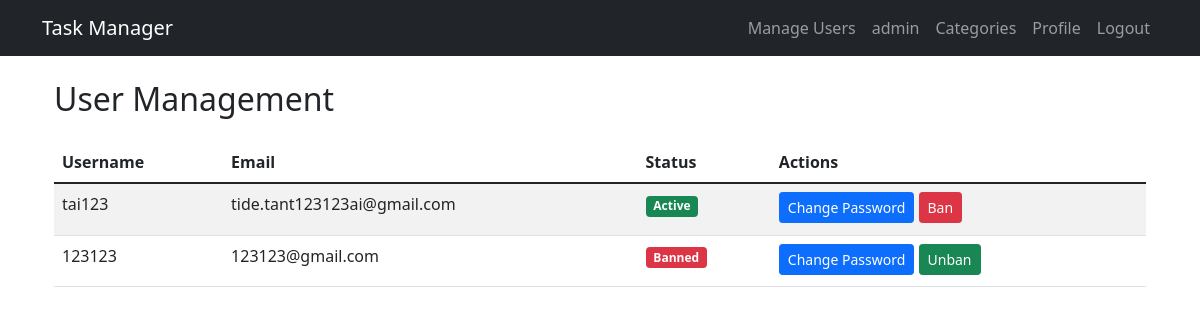
Before: /admin/users (signed in) with the older database file.
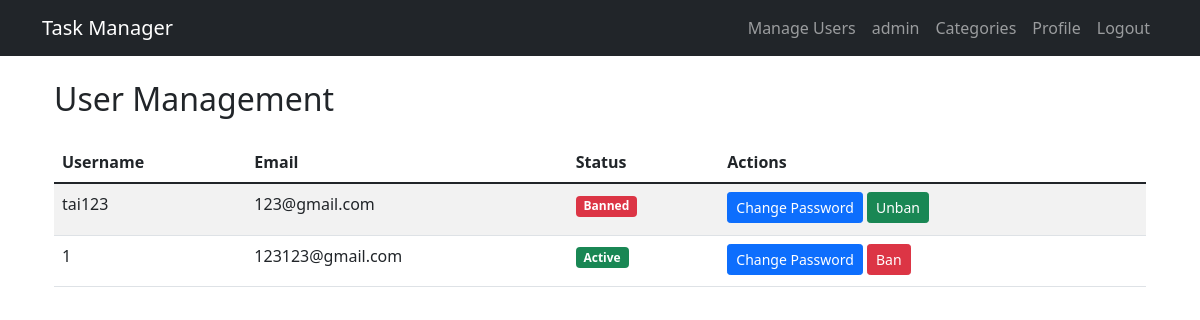
After: the same page with the newer database file.
### models.py (models this page shows)
class User(db.Model, UserMixin):
    id = db.Column(db.Integer, primary_key=True)
    username = db.Column(db.String(80), unique=True, nullable=False)
    password = db.Column(db.String(120), nullable=False)
    email = db.Column(db.String(120), unique=True, nullable=False)
    avatar = db.Column(db.String(200))
    is_admin = db.Column(db.Boolean, default=False)
    is_banned = db.Column(db.Boolean, default=False)
    tasks = db.relationship('Task', backref='user', lazy=True)

### app.py (the view)
@app.route('/admin/users')
@login_required
@admin_required
def admin_users():
    users = User.query.filter(User.id != current_user.id).all()
    return render_template('admin/users.html', users=users)

### app.py (called while the page is built)
@login_manager.user_loader
def load_user(user_id):
    return User.query.get(int(user_id))

def admin_required(f):
    @wraps(f)
    def decorated_function(*args, **kwargs):
        if not current_user.is_authenticated or not current_user.is_admin:
            flash('Access denied. Admin privileges required.', 'danger')
            return redirect(url_for('index'))
        return f(*args, **kwargs)
    return decorated_function

### templates/admin/users.html (shortened to what this page needs)
{% extends "base.html" %}
{% block content %}
<div class="container">
    <h2 class="mb-4">User Management</h2>
    <div class="table-responsive">
        <table class="table table-striped">
            <thead>
                <tr>
                    <th>Username</th>
                    <th>Email</th>
                    <th>Status</th>
                    <th>Actions</th>
                </tr>
            </thead>
            <tbody>
                {% for user in users %}
                <tr>
                    <td>{{ user.username }}</td>
                    <td>{{ user.email }}</td>
                    <td>
                        {% if user.is_banned %}
                        <span class="badge bg-danger">Banned</span>
                        {% else %}
                        <span class="badge bg-success">Active</span>
                        {% endif %}
                    </td>
                    <td>
                        <button class="btn btn-sm btn-primary" data-bs-toggle="modal"
                                data-bs-target="#passwordModal{{ user.id }}">
                            Change Password
                        </button>
                        <form action="{{ url_for('admin_toggle_ban', user_id=user.id) }}"
                              method="POST" class="d-inline">
                            <button type="submit" class="btn btn-sm {% if user.is_banned %}btn-success{% else %}btn-danger{% endif %}">
                                {% if user.is_banned %}Unban{% else %}Ban{% endif %}
                            </button>
                        </form>
                    </td>
                </tr>
                {% endfor %}
            </tbody>
        </table>
    </div>
</div>
{% endblock %}

### templates/base.html (shortened to what this page needs)
<!DOCTYPE html>
<html lang="en">
<head>
    <link href="https://cdn.jsdelivr.net/npm/bootstrap@5.1.3/dist/css/bootstrap.min.css" rel="stylesheet">
    <link href="https://cdn.jsdelivr.net/npm/bootstrap-icons@1.7.2/font/bootstrap-icons.css" rel="stylesheet">
    <link rel="stylesheet" href="{{ url_for('static', filename='style.css') }}">
</head>
<body>
    <nav class="navbar navbar-expand-lg navbar-dark bg-dark">
        <div class="container">
            <a class="navbar-brand" href="{{ url_for('index') }}">Task Manager</a>
            <div class="navbar-nav ms-auto">
                {% if current_user.is_authenticated %}
                    {% if current_user.is_admin %}
                        <a class="nav-item nav-link" href="{{ url_for('admin_users') }}">Manage Users</a>
                    {% endif %}
                    <span class="nav-item nav-link">
                        {{ current_user.username }}
                    </span>
                    <a class="nav-item nav-link" href="{{ url_for('manage_categories') }}">Categories</a>
                    <a class="nav-item nav-link" href="{{ url_for('profile') }}">Profile</a>
                    <a class="nav-item nav-link" href="{{ url_for('logout') }}">Logout</a>
                {% else %}
                    <a class="nav-item nav-link" href="{{ url_for('login') }}">Login</a>
                    <a class="nav-item nav-link" href="{{ url_for('register') }}">Register</a>
                {% endif %}
            </div>
        </div>
    </nav>
    <div class="container mt-4">
        {% block content %}{% endblock %}
    </div>
</body>
</html>

### static/style.css (style rules this page uses)
.badge { margin-bottom: 10px; }

Changed rows visible on the page:
changed User "tai123": email "tide.tant123123ai@gmail.com" → "123@gmail.com"; is_banned "Active Ban" → "Banned Unban"
changed User "123123@gmail.com": username "123123" → "1"; is_banned "Banned Unban" → "Active Ban"
